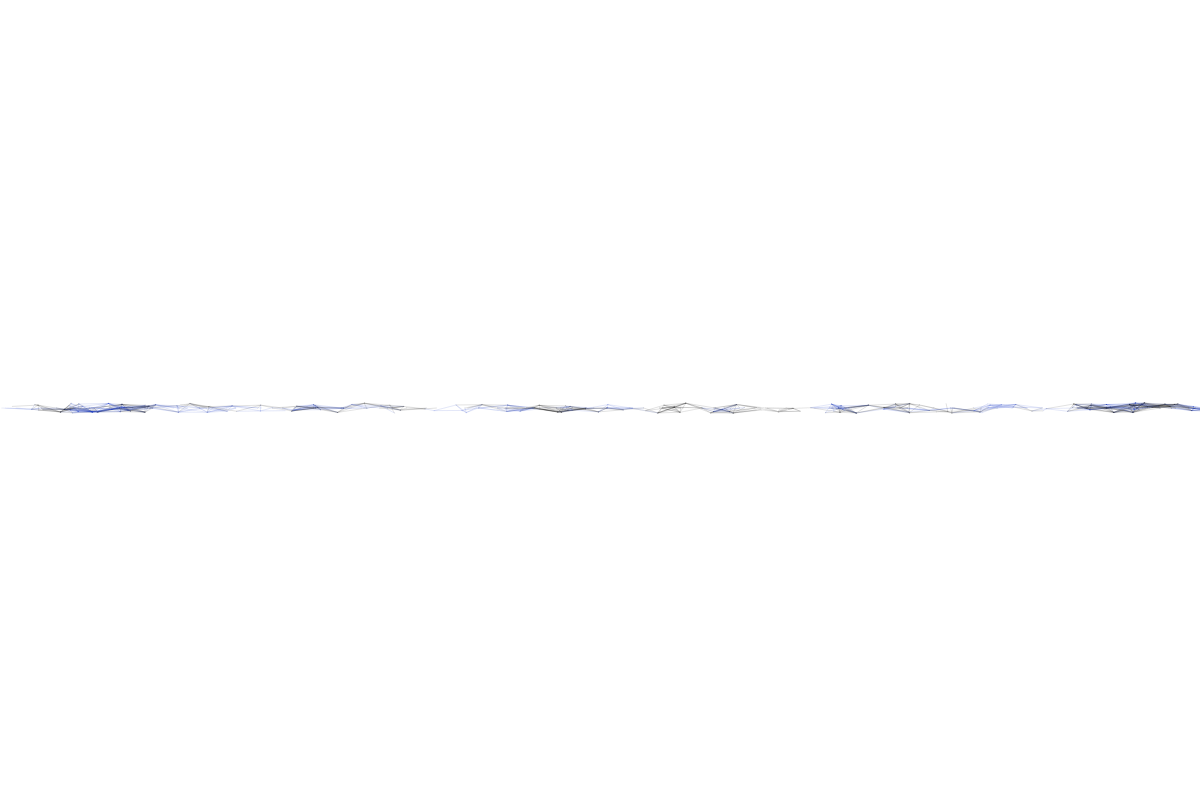
Frame 1 (no input)
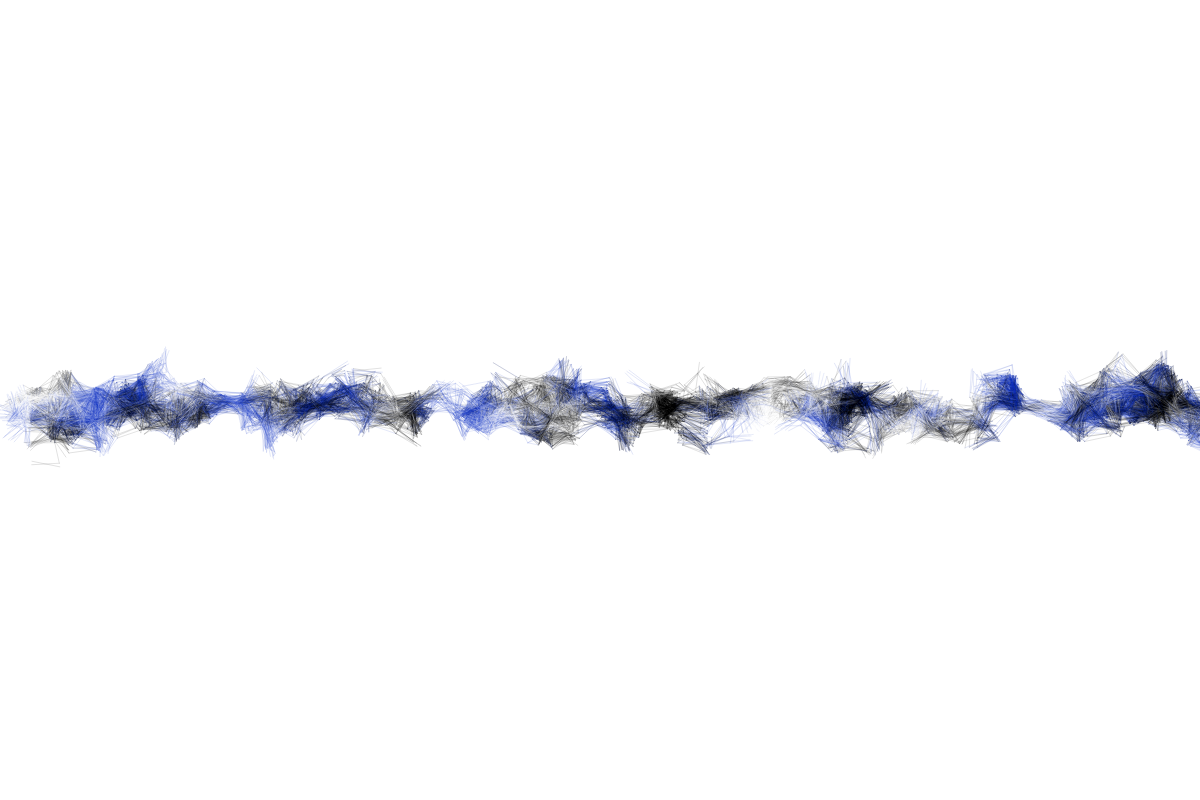
Frame 60 (no input)
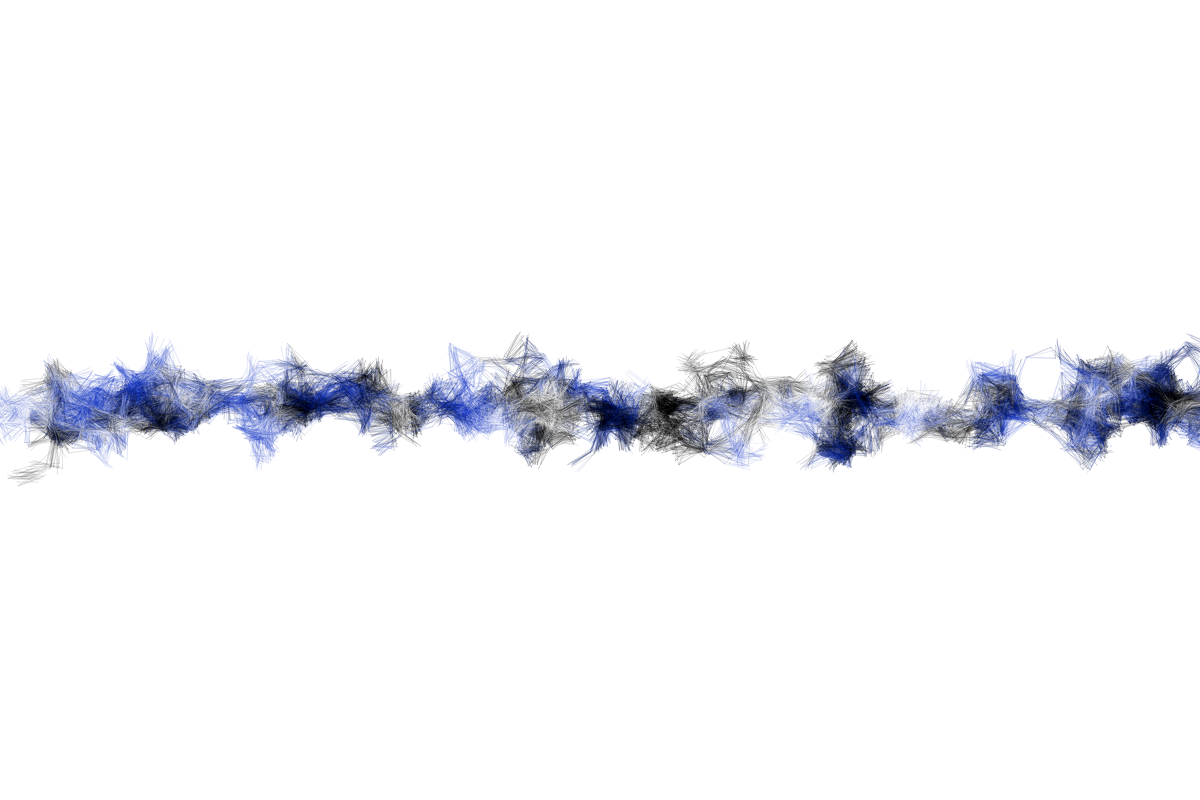
Frame 120 (the mouse pressed at the canvas centre since frame 60)

The p5.js sketch that drew these frames (run headless with seeded random() and noise() and a simulated clock; from frame 60 on, the mouse is pressed at the canvas centre):

// p5.js sketch
// ── sketch.js
var xs = []
var ys = []
var colors = []
var numberOfCircles = 200
var colorOptions

function setup() {
  createCanvas(1200,800)
  background(255)
  noFill()
  strokeWeight(1)

  
  colorOptions = [
    color(0,30),
    color(255,30),
    //color(55,190,0,30),
    color(20,50,190,30)
  ]
  
  for (var i=0;i<numberOfCircles;i++) {
    xs[i] = random(windowWidth)
    ys[i] = windowHeight/2
    colors[i] = random(colorOptions)
  }
  
}

function draw() {

  for (var i=0;i<numberOfCircles;i++) {
    xs[i] += random(-5,5)
    ys[i] += random(-5,5)
    
    for (var j=0;j<numberOfCircles;j++) {
      if (i != j) {
        
        var c = dist(xs[i], ys[i] ,xs[j], ys[j] )
        
        if (c < 30) {
          stroke(colors[i])
          line(xs[i],ys[i],xs[j],ys[j])
        }
      }
    }

  }
  
}
